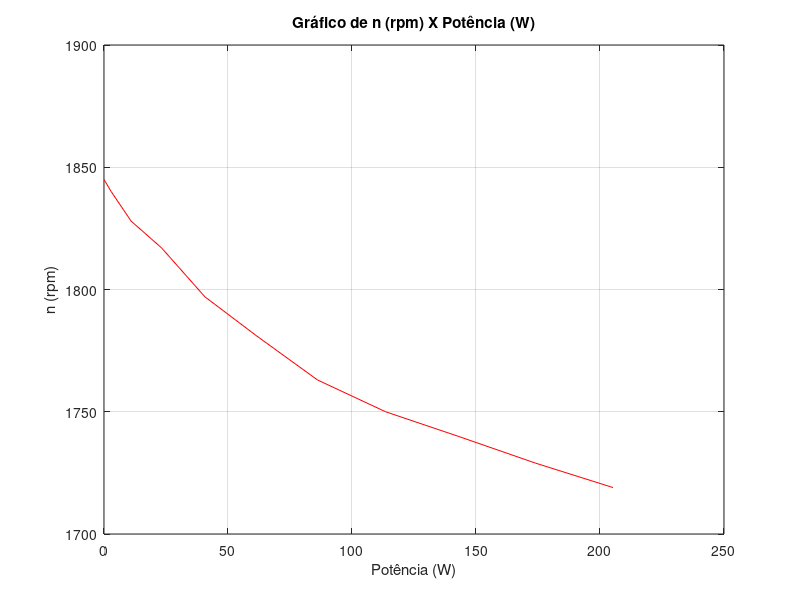
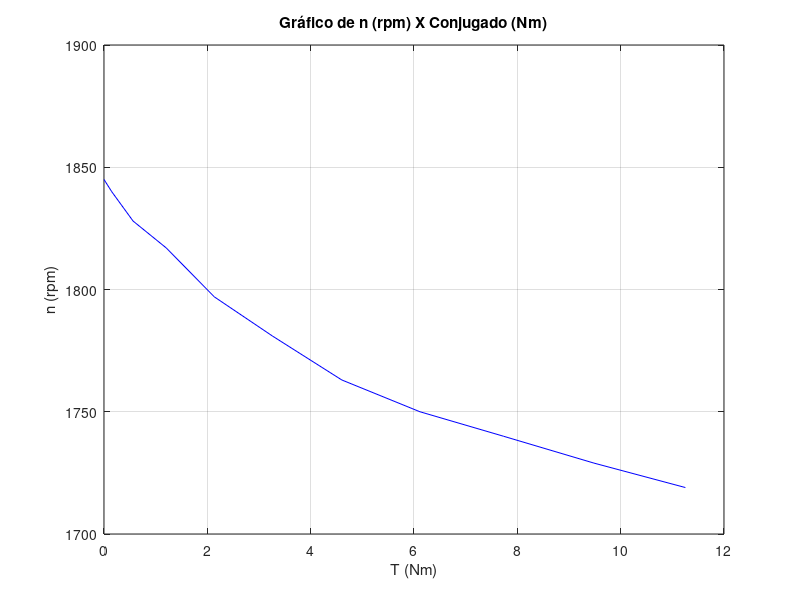
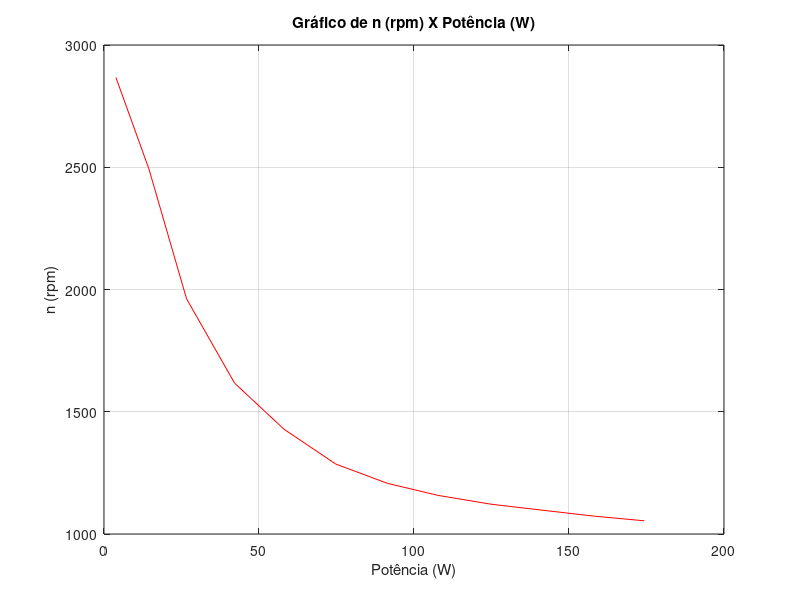
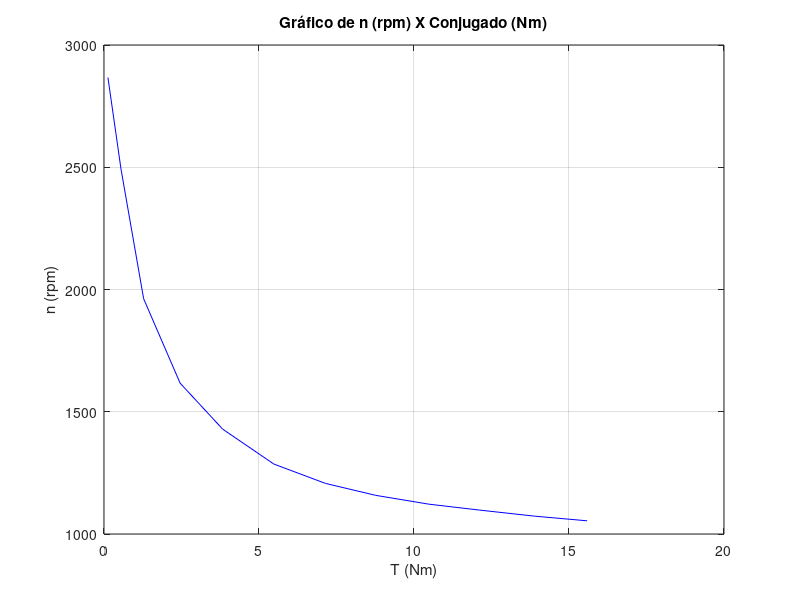

MATLAB code for these plots, in order:
clear
clc
close all

If1 = [0, 0.05, 0.1, 0.15, 0.2, 0.25, 0.3, 0.35, 0.4, 0.45, 0.5];
Vl1 = [0, 33.8, 63, 89.4, 117.5, 142.2, 165.7, 187.3, 206, 223.2, 237];
Il1 = [0.01, 0.67, 1.31, 1.89, 2.52, 3.07, 3.59, 4.08, 4.50, 4.87, 5.17];
n1 = [1845, 1840, 1828, 1817, 1797, 1781, 1763, 1750, 1740, 1729, 1719];

P1 = sqrt(3) * Vl1 .* If1; % Calcula a potência

figure % Cria uma nova janela de gráfico
plot(P1, n1, 'r-') % Plota o gráfico da potência
xlabel('Potência (W)')
ylabel('n (rpm)')
title('Gráfico de n (rpm) X Potência (W)')
grid()

figure % Cria outra nova janela de gráfico
T1 = (P1 ./ n1) / 2 .* 3.1415 .* 60; % Calcula o torque
plot(T1, n1, 'b-') % Plota o gráfico do torque
xlabel('T (Nm)')
ylabel('n (rpm)')
title('Gráfico de n (rpm) X Conjugado (Nm)')
grid()



If2 = [0.05, 0.1, 0.15, 0.2, 0.25, 0.3, 0.35, 0.4, 0.45, 0.5, 0.55, 0.6];
Vl2 = [44.5, 83.8, 102.5, 121.6, 134.0, 143.9, 150.9, 155.5, 160.1, 162.8, 166, 167.7];
Il2 = [0.90, 1.54, 2.15, 2.54, 2.79, 2.99, 3.12, 3.21, 3.3, 3.36, 3.4, 3.45];
n2 = [2867, 2492, 1962, 1617, 1429, 1286, 1207, 1158, 1122, 1098, 1073, 1054];

P2 = sqrt(3) * Vl2 .* If2; % Calcula a potência

figure % Cria uma nova janela de gráfico
plot(P2, n2, 'r-') % Plota o gráfico da potência
xlabel('Potência (W)')
ylabel('n (rpm)')
title('Gráfico de n (rpm) X Potência (W)')
grid()

figure % Cria outra nova janela de gráfico
T2 = (P2 ./ n2) / 2 .* pi .* 60; % Calcula o torque
plot(T2, n2, 'b-') % Plota o gráfico do torque
xlabel('T (Nm)')
ylabel('n (rpm)')
title('Gráfico de n (rpm) X Conjugado (Nm)')
grid()
